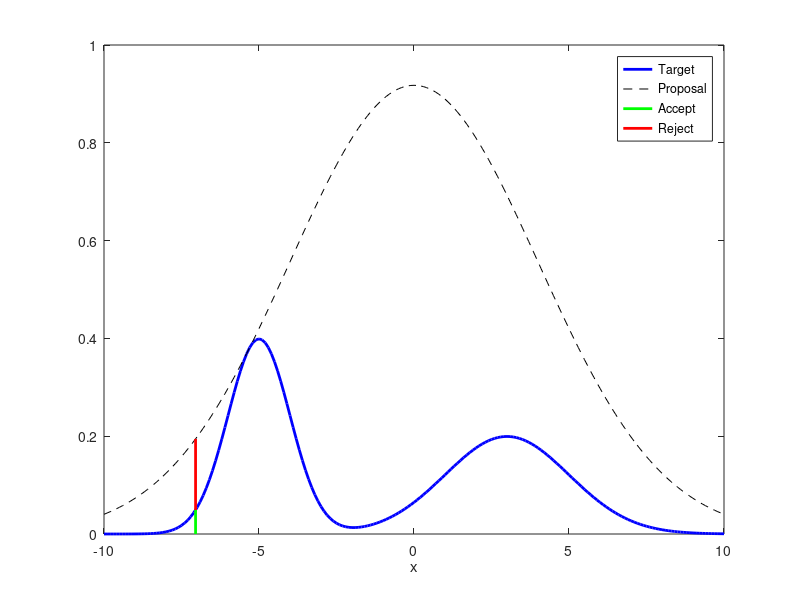

The MATLAB source for this figure:
%%%%%%%%%%%%%%%%%%%%%%%%%%%%%%%%%%%%%%%%%%%%%%%%%%%
% Demonstration of accept-reject sampling
% https://theclevermachine.wordpress.com/tag/envelope-distribution/
%%%%%%%%%%%%%%%%%%%%%%%%%%%%%%%%%%%%%%%%%%%%%%%%%%%

rand('seed',12345);
x = -10:.1:10;
% CREATE A "COMPLEX DISTRIBUTION" f(x) AS A MIXTURE OF TWO NORMAL
% DISTRIBUTIONS
f = inline('normpdf(x,3,2) + normpdf(x,-5,1)','x');
t = plot(x,f(x),'b','linewidth',2); hold on;
 
% PROPOSAL IS A CENTERED NORMAL DISTRIBUTION
q = inline('normpdf(x,0,4)','x');
 
% DETERMINE SCALING CONSTANT
c = max(f(x)./q(x))
 
%PLOT SCALED PROPOSAL/ENVELOP DISTRIBUTION
p = plot(x,c*q(x),'k--');
 
% DRAW A SAMPLE FROM q(x);
qx = normrnd(0,4);
fx = f(qx);
 
% PLOT THE RATIO OF f(q(x)) to cq(x)
a = plot([qx,qx],[0 fx],'g','Linewidth',2);
r = plot([qx,qx],[fx,c*q(qx)],'r','Linewidth',2);
legend([t,p,a,r],{'Target','Proposal','Accept','Reject'});
xlabel('x');